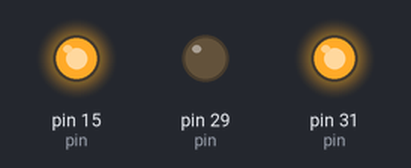
Bench run of a program on a simulated Raspberry Pi (header pin numbers). Shown: output pins drawn as LEDs (lit = HIGH). At 0.0 s the program stops and its outputs stay as they are.

Above: at 0.1 s.
Timing chart, 0 to 1.5 s (numbered marks = the images above):
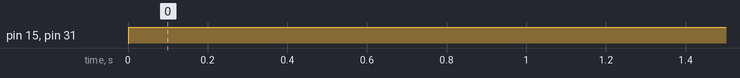

Measured:
- by itself, pin 15 (pin), pin 31 (pin): LOW → HIGH at 0.00 s

The program:

gpio.py
```python
"""
Each GPIO has a bank of pins where each pin is a Relay
https://stackoverflow.com/a/56517057/3382269
https://elinux.org/RPi_BCM2711_GPIOs
https://elinux.org/RPi_GPIO_Code_Samples#RPi.GPIO
https://www.raspberrypi-spy.co.uk/2012/06/simple-guide-to-the-rpi-gpio-header-and-pins/
https://stackoverflow.com/a/67943795/3382269
"""

try:
    import RPi.GPIO as RPiGPIO
except ImportError as e:
    class RPi:
        print(e)

        # https://raspberrypi.stackexchange.com/a/37780
        def __init__(self) -> None:
            self.LOW = 0
            self.HIGH = 1
            self.BOARD = 1
            self.OUT = 1
            self.IN = 1

        def setup(self, *args):
            print('setup:', args)

        def setmode(self, *args):
            print('setmode', args)

        def output(self, *args):
            print('output', args)

        def cleanup(self, *args):
            print('cleanup', args)


    RPiGPIO = RPi()


# a pin object holds its own state (for now)
class Pin:
    def __init__(self, parent, pin=0, type=None):
        # should the pin know itself or only its type?
        self.gpio = parent  # parent (MCU gpio Layer)
        self.pin = pin  # pin position on board
        self.type = type  # string indicates OUTPUT or INPUT
        self.level = 0

    def setHigh(self):
        if self.type == 'OUT':
            if self.level == 0:
                self.gpio.writePin(self.pin, "HIGH")
                self.level = 1
            else:
                print("pin already set HIGH")
            return self.level

    def setLow(self):
        if self.type == 'OUT':
            if self.level == 1:
                self.gpio.writePin(self.pin, "LOW")
                self.level = 0
            else:
                print("pin already set LOW")
            return self.level

    def read(self):
        if self.type == 'IN':
            raise NotImplementedError


class Port:
    def __init__(self, parent, width=2, pins=None):
        # pins is optional
        self.gpio = parent
        if pins and len(pins) == width:
            self.pins = pins
        else:
            self.pins = [None] * width

        if pins:
            self.addPins(pins)

    def addPin(self, bit=0, pin=0, initial=0, type=""):
        if self.gpio.pins[pin]:
            self.pins[bit] = pin
            return
        else:
            newPin = self.gpio.addPin(pin, initial, type)
            self.pins[bit] = pin
            return newPin

    def addPins(self, pins):
        # pins must match the length of the Port width
        if len(pins) == len(self.pins):
            self.pins = pins
            return True
        else:
            return False

    def write(self, mask):
        # https://sourceforge.net/p/raspberry-gpio-python/wiki/Outputs/
        self.gpio.writeMask(self.pins, mask)  # mask is applied to pins


# MCU layer interfacing to the Raspberry Pi
class GPIO:
    io = {"IN": RPiGPIO.IN, "OUT": RPiGPIO.OUT}
    level = {"LOW": RPiGPIO.LOW, "HIGH": RPiGPIO.HIGH}

    def __init__(self, width):
        self.pins = [None] * width
        RPiGPIO.setmode(RPiGPIO.BOARD)

    def addPin(self, pin=0, initial="LOW", type="OUT"):
        newPin = Pin(self, pin, type)
        self.pins[pin] = newPin

        RPiGPIO.setup(pin, self.io[type])
        self.writePin(pin, initial)

        return newPin

    def addPort(self, width=2, pins=None):
        # if the pin index is provided, but doesn't exist, initialize it
        if pins:
            for pin in pins:
                if not self.pins[pin]:
                    self.addPin(pin=pin, initial="LOW")

        return Port(self, width, pins)

    def writePin(self, pin, level):
        if self.pins[pin]:
            RPiGPIO.output(pin, self.level[level])
            self.pins[pin].level = 1 if level == "HIGH" else 0

    def writeMask(self, pins, mask):
        # output to several channels at the same time:
        # https://sourceforge.net/p/raspberry-gpio-python/wiki/Outputs/
        RPiGPIO.output(pins, mask)  # mask is applied to pins

        for idx, pin in enumerate(pins):
            self.pins[pin].level = mask[idx]

    def readPin(self, pin: int):
        return self.pins[pin].level

    def readMask(self, mask: list):
        return [self.pins[pin].level for pin in mask if type(pin) is int]

    def getPins(self):
        return [pin.pin for pin in self.pins if pin]

    def getPinLevels(self):
        return [{"pin": idx, "level": pin.level} for idx, pin in enumerate(self.pins) if pin]

    def close(self):
        RPiGPIO.cleanup()


def demo():
    # setup gpio interface on Raspberry Pi
    gpio = GPIO(40)  # Raspberry Pi 4 board has a GPIO header with 40 pins.

    # assign pins
    pinA = gpio.addPin(pin=15, type='OUT')  # A
    pinB = gpio.addPin(pin=29, type='OUT')  # B
    pinC = gpio.addPin(pin=31, type='OUT')  # C

    # set individual state of each pin
    pinA.setHigh()
    pinA.setLow()

    # set mask
    gpio.writeMask([pinA.pin, pinB.pin, pinC.pin], [1, 0, 1])


if __name__ == "__main__":
    demo()
```
